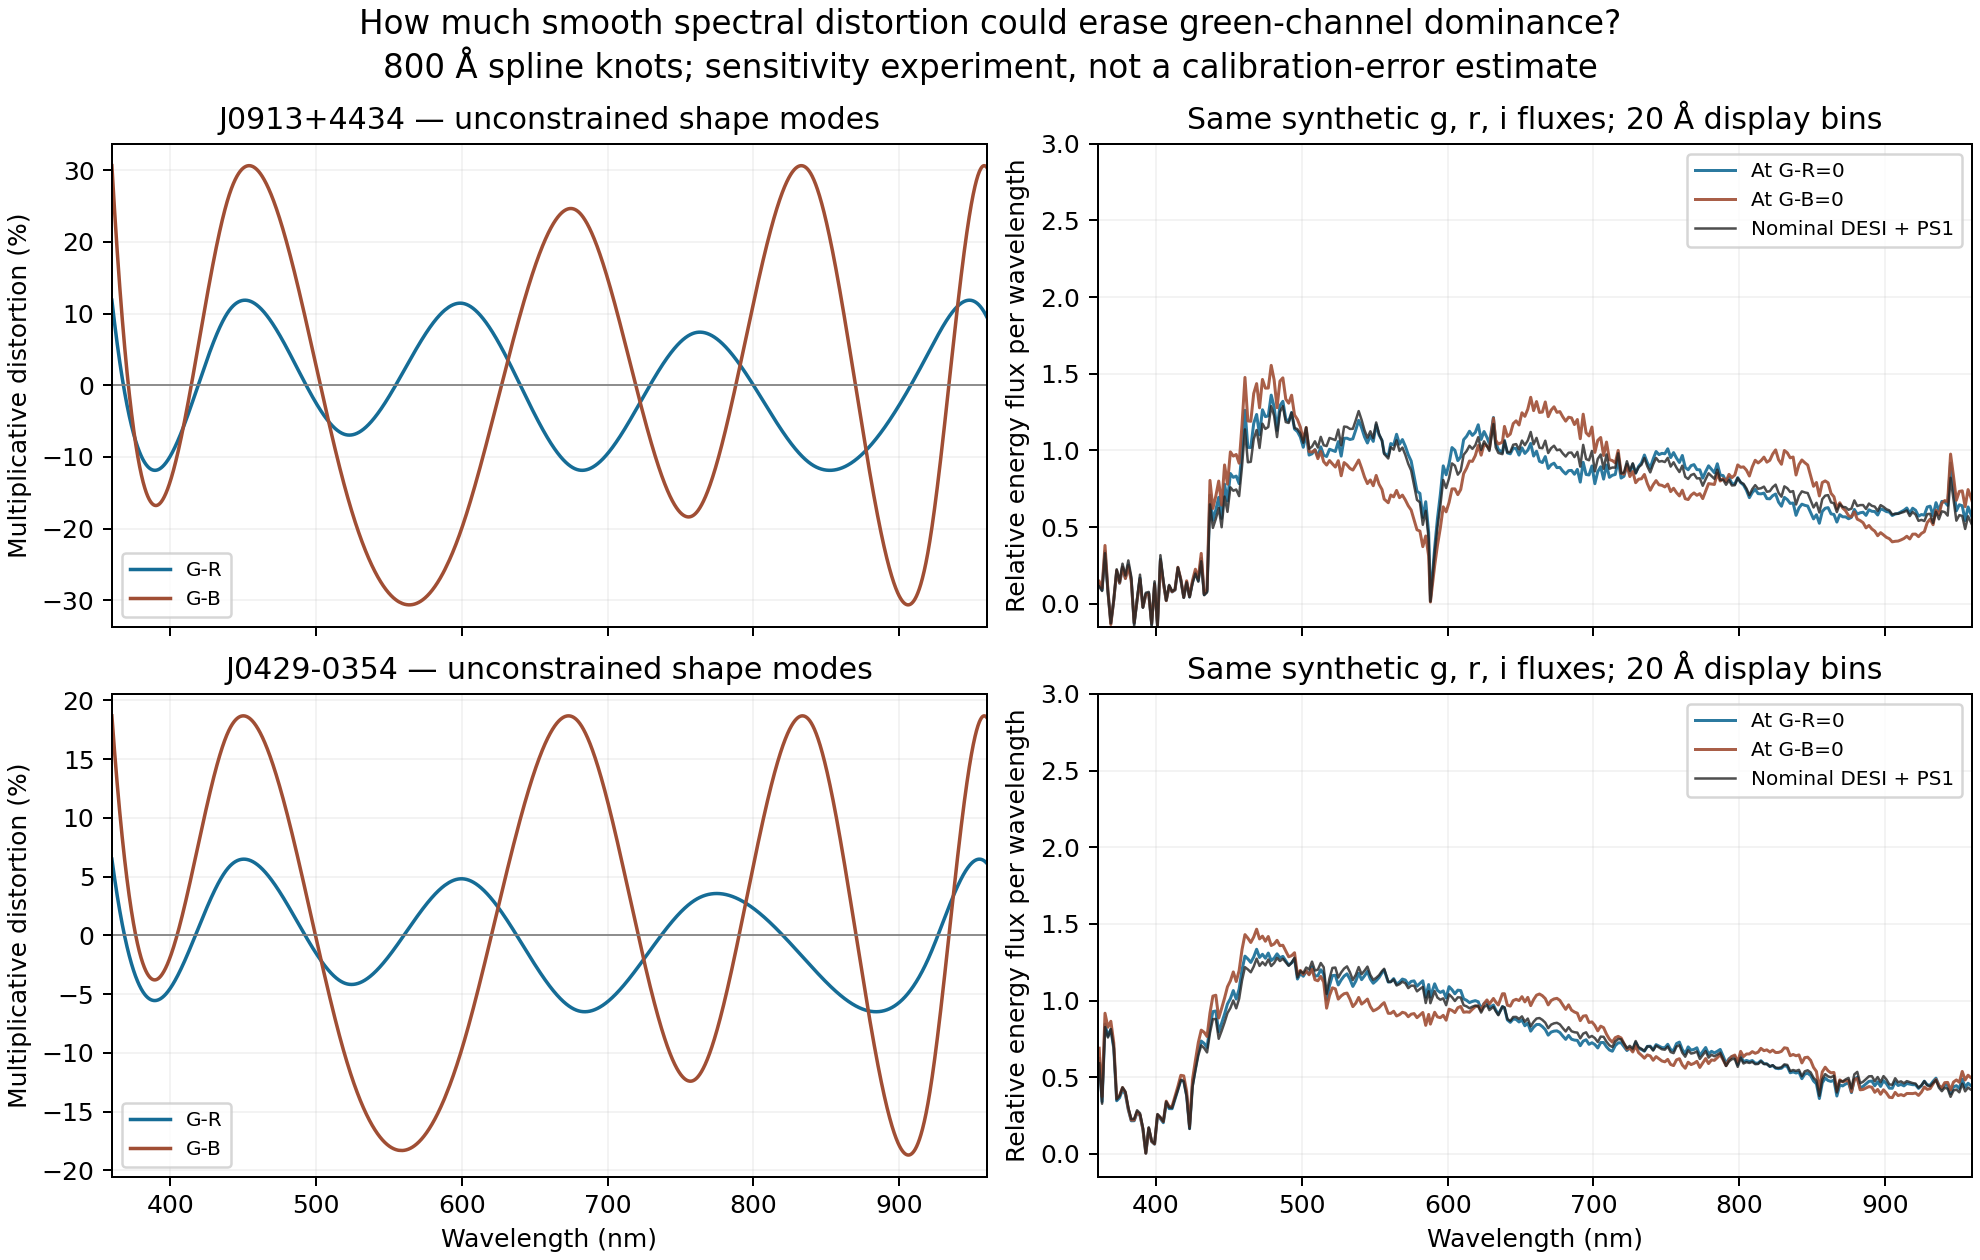

Python code for this plot:
#!/usr/bin/env python3
"""How much smooth spectral distortion can three photometric anchors miss?

Linear programming finds a bounded multiplicative cubic-spline distortion
that changes the ordering of linear sRGB channels while preserving all three
synthetic gri photon fluxes exactly. This is an adversarial sensitivity
experiment, NOT an inferred calibration error, posterior or atmosphere model.
"""
from __future__ import annotations
import os
from pathlib import Path
import sys
import json
import hashlib

ROOT=Path(__file__).resolve().parents[2]
sys.path.insert(0,str(ROOT))
os.environ.setdefault('OPENBLAS_NUM_THREADS','1')
os.environ.setdefault('OMP_NUM_THREADS','1')
os.environ.setdefault('MPLCONFIGDIR',str(ROOT/'mpl-cache'))
import numpy as np
import pandas as pd
from scipy.interpolate import BSpline, PPoly
from scipy.optimize import linprog
import matplotlib
matplotlib.use('Agg')
import matplotlib.pyplot as plt
import colour_pipeline as c

OUT=Path(__file__).resolve().parent


def smooth_basis(w,spacing_A):
    interior=np.arange(w.min()+spacing_A,w.max(),spacing_A)
    knots=np.r_[np.repeat(w.min(),4),interior,np.repeat(w.max(),4)]
    return BSpline.design_matrix(w,knots,k=3).toarray(),knots


def colour_operator(w):
    select=(w>=3600)&(w<=8300)
    ww=w[select]/10
    cmf=np.column_stack([np.interp(ww,c.CMF_W,c.CMF_V[:,i],left=0,right=0) for i in range(3)])
    coeff=np.zeros((len(w),3))
    coeff[select]=cmf*c.trapezoid_weights(ww)[:,None]
    return coeff


def exact_photometry_matrix(w,f,basis,filterset):
    # speclite's actual integration/interpolation operator is used both for
    # the constraints and for a fresh numerical magnitude residual check.
    baseline=np.array([flt.get_ab_maggies(f,w) for flt in filterset])
    changes=np.array([flt.get_ab_maggies((f[:,None]*basis).T,w,axis=-1) for flt in filterset])
    return changes/baseline[:,None]


def minimum_flip(w,f,spacing_A,pair='G-R'):
    basis,knots=smooth_basis(w,spacing_A)
    filt=c.PS1_FILTERS
    anchors=exact_photometry_matrix(w,f,basis,filt)
    coeff=colour_operator(w)
    xyz=coeff.T@f
    rgb=c.XYZ_TO_RGB@xyz
    first,second={'G-R':(1,0),'G-B':(1,2)}[pair]
    colour_row=(c.XYZ_TO_RGB[first]-c.XYZ_TO_RGB[second])@coeff.T
    difference=float(colour_row@f)
    scale=float(np.max(np.abs(rgb)))
    change=(colour_row*f)@basis/scale
    k=basis.shape[1]
    aeq=np.column_stack([np.vstack([anchors,change]),np.zeros(4)])
    beq=np.r_[np.zeros(3),-difference/scale]
    # Dense grid constraints also bound between the observed pixels and in
    # the narrow masked intervals. Native points alone need not bound a spline.
    dense=np.linspace(w.min(),w.max(),int(np.ceil((w.max()-w.min())/2))+1)
    bdense=BSpline.design_matrix(dense,knots,k=3).toarray()
    bounds_basis=np.vstack([basis,bdense])
    objective=np.r_[np.zeros(k),1.]
    for iteration in range(12):
        aub=np.vstack([np.column_stack([bounds_basis,-np.ones(len(bounds_basis))]),
                       np.column_stack([-bounds_basis,-np.ones(len(bounds_basis))])])
        fit=linprog(objective,A_ub=aub,b_ub=np.zeros(2*len(bounds_basis)),A_eq=aeq,b_eq=beq,
                    bounds=[(None,None)]*k+[(0,.95)],method='highs',
                    options={'dual_feasibility_tolerance':1e-9,'primal_feasibility_tolerance':1e-9})
        if not fit.success:break
        spline=BSpline(knots,fit.x[:-1],3)
        roots=PPoly.from_spline(spline).derivative().roots(extrapolate=False)
        roots=roots[np.isfinite(roots)&(roots>=w.min())&(roots<=w.max())]
        extrema=np.unique(np.r_[roots,knots])
        exact_max=float(np.max(np.abs(spline(extrema))))
        if exact_max-fit.x[-1]<=2e-9:break
        bounds_basis=np.vstack([bounds_basis,BSpline.design_matrix(extrema,knots,k=3).toarray()])
    common=dict(spacing_A=spacing_A,colour_boundary=pair,n_spline_coefficients=k,
                success=bool(fit.success),solver_message=fit.message)
    if not fit.success:return common,None
    delta=basis@fit.x[:-1]
    perturbed=f*(1+delta)
    metrics=c.integrate_colour(w,perturbed,mask_sky=False)
    old_mags=c.synthetic_gri(w,f,'panstarrs')
    new_mags=c.synthetic_gri(w,perturbed,'panstarrs')
    residual=float(np.max(np.abs(new_mags-old_mags)))
    boundary_rgb=c.XYZ_TO_RGB@(coeff.T@perturbed)
    boundary_error=float(abs(boundary_rgb[first]-boundary_rgb[second])/np.max(np.abs(boundary_rgb)))
    if residual>1e-7 or boundary_error>1e-6 or exact_max>fit.x[-1]+2e-8:
        raise AssertionError((residual,boundary_error,exact_max,fit.x[-1]))
    common.update(minimum_max_fractional_distortion=float(fit.x[-1]),
        supremum_lower_bound=float(fit.x[-1]),supremum_witness_upper_bound=exact_max,
        supremum_bound_gap=exact_max-float(fit.x[-1]),extrema_constraint_iterations=iteration+1,
        synthetic_gri_max_residual_mag=residual,
        fractional_colour_boundary_error=boundary_error,minimum_flux_multiplier=float((1+delta).min()),
        boundary_hex=metrics['hex'],boundary_duv=metrics['duv'],boundary_green_margin=metrics['green_channel_margin'])
    return common,dict(wavelength_angstrom=w,nominal_flux=f,distorted_flux=perturbed,fractional_distortion=delta,
                       spline_knots_angstrom=knots,spline_coefficients=fit.x[:-1])


def run():
    results=[];curves={};hashes={}
    for candidate in ['J0913+4434','J0429-0354']:
        path=ROOT/f'results/candidates/{candidate}_DESI_panstarrs.npz'
        hashes[str(path.relative_to(ROOT))]=hashlib.sha256(path.read_bytes()).hexdigest()
        d=np.load(path)
        w,f,iv=c.clean_spectrum(d['wavelength_angstrom'],d['flux_calibrated'],d['inverse_variance'],mask_sky=True)
        original_mags=c.synthetic_gri(d['wavelength_angstrom'],d['flux_calibrated'],'panstarrs')
        cleaned_mags=c.synthetic_gri(w,f,'panstarrs')
        cleaning_delta=cleaned_mags-original_mags
        f=f/np.median(f[(w>5000)&(w<7000)])
        nominal=c.integrate_colour(w,f,mask_sky=False)
        for spacing in [400,800,1600]:
            for pair in ['G-R','G-B']:
                result,arrays=minimum_flip(w,f,spacing,pair)
                result.update(candidate=candidate,nominal_hex=nominal['hex'],nominal_duv=nominal['duv'],nominal_green_margin=nominal['green_channel_margin'])
                result.update(cleaned_minus_original_g_mag=float(cleaning_delta[0]),
                    cleaned_minus_original_r_mag=float(cleaning_delta[1]),
                    cleaned_minus_original_i_mag=float(cleaning_delta[2]),
                    cleaned_minus_original_g_r=float(cleaning_delta[0]-cleaning_delta[1]),
                    cleaned_minus_original_r_i=float(cleaning_delta[1]-cleaning_delta[2]))
                results.append(result)
                if arrays is not None:
                    outfile=OUT/f'{candidate}_gri_null_{spacing}A_{pair}.npz'
                    np.savez_compressed(outfile,**arrays)
                    if spacing==800:curves[(candidate,pair)]=arrays
                print(candidate,spacing,pair,result.get('minimum_max_fractional_distortion'),flush=True)
    table=pd.DataFrame(results);table.to_csv(OUT/'photometric_nullspace.csv',index=False)
    summary={'input_sha256':hashes,'method':'Minimum L-infinity multiplicative cubic-spline shape distortion; exact conservation of the CLEANED baseline Pan-STARRS gri synthetic photon fluxes; linear-sRGB equality boundary. Analytic polynomial extrema bracket the continuous supremum.',
             'important_limit':'Adversarial existence result under chosen spline spaces. NOT a measured DESI error, probability, confidence interval, physical abundance perturbation, or independent validation.',
             'scope':'Supremum norm across observed wavelength range, including wavelengths outside the CIE interval needed by the i-band anchor. Positive multipliers enforced.',
             'knot_spacing_note':'400/800/1600 Angstrom spacing are alternative sensitivity scenarios, not instrumental correlation lengths.',
             'three_band_inference':'Matching gri fluxes alone cannot constrain distortions in their null space. A relative spectral calibration constraint is additional information.',
             'baseline_note':'Invalid pixels and narrow sky masks are removed before defining the baseline. Its band fluxes differ slightly from the original full-grid DESI+PS1 product; these differences are reported per result. Constraints preserve synthetic baseline fluxes, not necessarily observed catalogue fluxes.',
             'results':results}
    (OUT/'photometric_nullspace.json').write_text(json.dumps(summary,indent=2)+'\n')
    def display_bins(w,f):
        edges=np.arange(3300,10601,20)
        ids=np.digitize(w,edges)
        bins=[ids==k for k in range(1,len(edges)) if np.any(ids==k)]
        return np.array([np.mean(w[b])/10 for b in bins]),np.array([np.mean(f[b]) for b in bins])
    fig,axes=plt.subplots(2,2,figsize=(11,7),sharex=True,layout='constrained')
    for i,candidate in enumerate(['J0913+4434','J0429-0354']):
        for pair,col in [('G-R','#156c96'),('G-B','#a04e34')]:
            if (candidate,pair) not in curves:continue
            a=curves[(candidate,pair)];x=a['wavelength_angstrom']/10
            axes[i,0].plot(x,a['fractional_distortion']*100,label=pair,color=col,lw=1.4)
            bx,by=display_bins(a['wavelength_angstrom'],a['distorted_flux'])
            axes[i,1].plot(bx,by,label=f'At {pair}=0',color=col,lw=1.2,alpha=.9)
        if (candidate,'G-R') in curves:
            a=curves[(candidate,'G-R')]
            bx,by=display_bins(a['wavelength_angstrom'],a['nominal_flux'])
            axes[i,1].plot(bx,by,color='#222222',lw=1.0,alpha=.8,label='Nominal DESI + PS1')
        axes[i,0].axhline(0,color='grey',lw=.7)
        axes[i,0].set_title(candidate+' — unconstrained shape modes')
        axes[i,0].set_ylabel('Multiplicative distortion (%)')
        axes[i,1].set_title('Same synthetic g, r, i fluxes; 20 Å display bins')
        axes[i,1].set_ylabel('Relative energy flux per wavelength')
        axes[i,1].set_ylim(-.15,3)
        for ax in axes[i]:
            ax.set_xlim(360,960);ax.grid(alpha=.15);ax.legend(fontsize=8)
    for ax in axes[-1]:ax.set_xlabel('Wavelength (nm)')
    fig.suptitle('How much smooth spectral distortion could erase green-channel dominance?\n800 Å spline knots; sensitivity experiment, not a calibration-error estimate',fontsize=13)
    fig.savefig(OUT/'photometric_nullspace.png',dpi=180)
    fig.savefig(OUT/'photometric_nullspace.svg')
    plt.close(fig)
    print(table[['candidate','spacing_A','colour_boundary','minimum_max_fractional_distortion','synthetic_gri_max_residual_mag']].to_string(index=False))


if __name__=='__main__':run()
